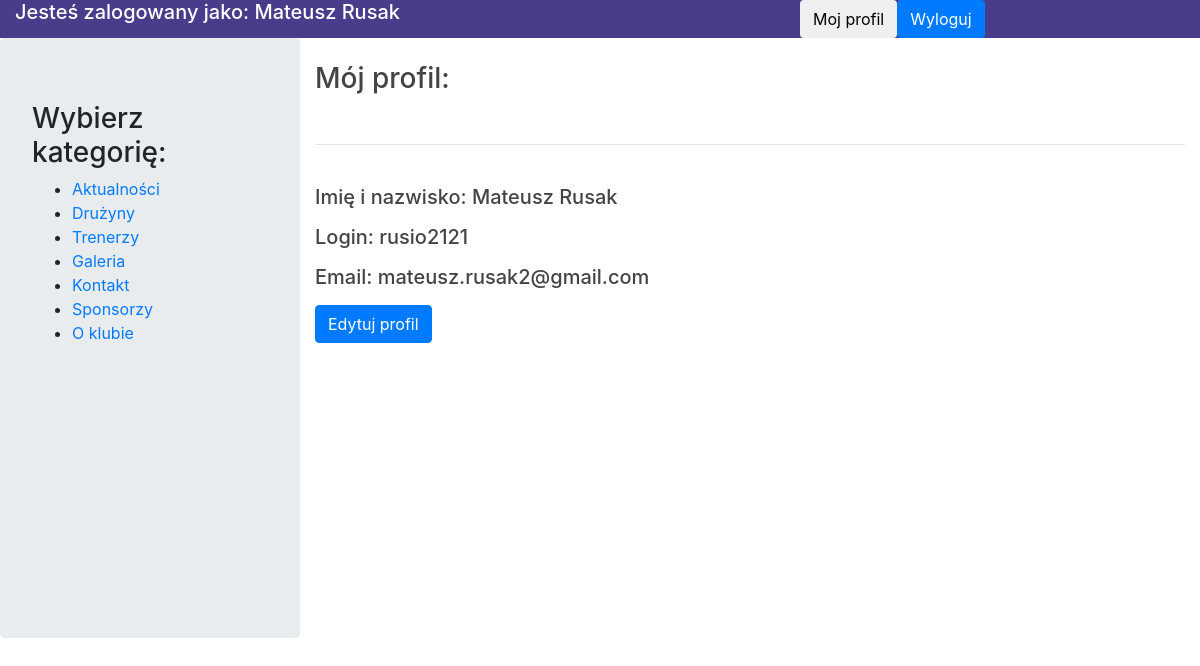
The page /admin/panel.php?strona=profil&id=4 (signed in) on the database as committed earlier.
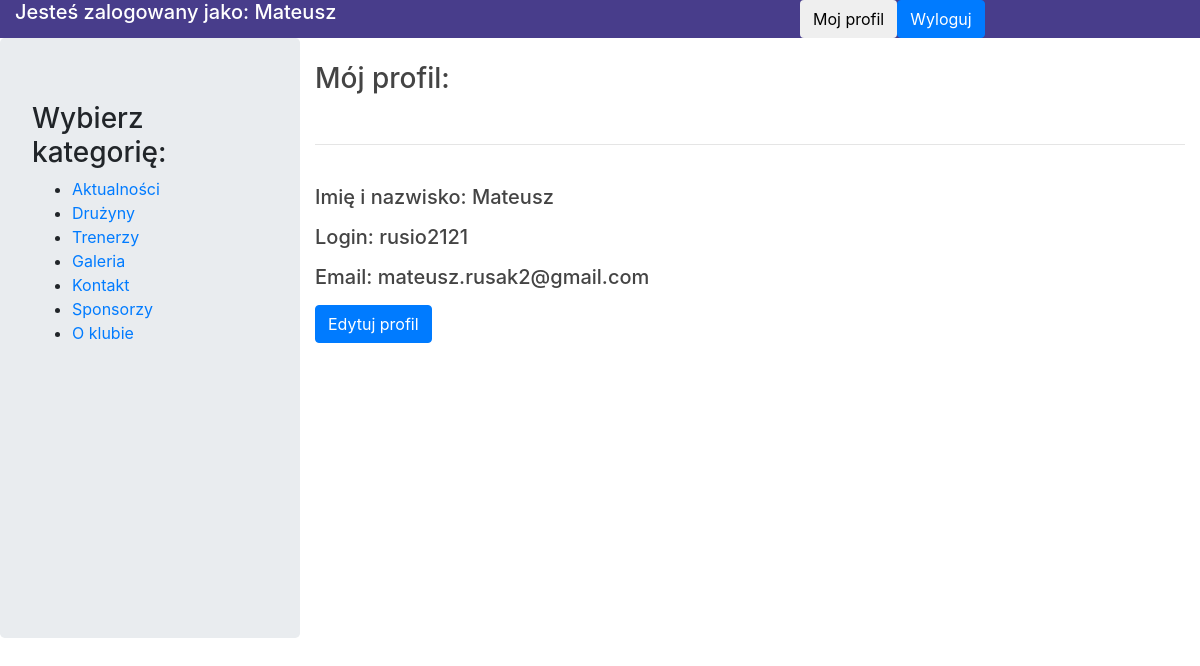
The same page on the database as committed later.
### tables this page shows
CREATE TABLE `users` (
  `id_user` int(11) NOT NULL,
  `login` text NOT NULL,
  `password` text NOT NULL,
  `name` text NOT NULL,
  `email` text NOT NULL
);

### admin/panel/view/profile.php (the view, shortened to what this page needs)
<?php
    require_once('../admin/scripts/connect.php');
    $con = mysqli_connect($host, $usr, $pass, $db);
    $id = $_GET['id'];
    $player = mysqli_fetch_assoc(mysqli_query($con, "SELECT login, name, email FROM users WHERE id_user='$id'"));
    echo '<br><h3>Mój profil:</h3><br><hr><br>
            <h5><p>Imię i nazwisko: '.$player['name'].'</p>
                <p>Login: '.$player['login'].'</p>
                <p>Email: '.$player['email'].'</p>
            </h5>
            <a href="/promnik/admin/panel.php?strona=edytujprofil&id='.$id.'">
                <button class="btn-primary btn">Edytuj profil</button>
            </a>';
?>

### admin/panel.php (shortened to what this page needs)
<!DOCTYPE html>
<html lang="pl">
<head>
    <link rel="stylesheet" href="/promnik/css/bootstrap.css">
    <link rel="stylesheet" href="../css/panel.css">
</head>
<body>
<?php
if(isset($_SESSION['log_status']) && $_SESSION['log_status'] === 1) {
    echo '<div id="container" class="container-fluid">
            <div id="baner" class="row">
                <h5 class="col-md-8">Jesteś zalogowany jako: '.$_SESSION['usr_name'].'</h5>
                <a href="../admin/panel.php?strona=profil&id='.$_SESSION['user_id'].'"><button class="btn" class="col-md-2">Moj profil</button></a>
                <a href="../admin/scripts/logout.php"><button class="btn-primary btn">Wyloguj</button></a>
            </div>
            <div class="row">
                <div id="left" class="col-md-3 jumbotron" style="height: 50vw">
                    <h3>Wybierz kategorię:</h3>
                    <ul>
                        <li><a href="../admin/panel.php?strona=aktualnosci">Aktualności</a></li>
                        <li><a href="../admin/panel.php?strona=teams">Drużyny</a></li>
                        <li><a href="../admin/panel.php?strona=trenerzy">Trenerzy</a></li>
                        <li><a href="../admin/panel.php?strona=galeria">Galeria</a></li>
                        <li><a href="../admin/panel.php?strona=kontakt">Kontakt</a></li>
                        <li><a href="../admin/panel.php?strona=sponsorzy">Sponsorzy</a></li>
                        <li><a href="../admin/panel.php?strona=o_klubie">O klubie</a></li>
                    </ul>
                </div>
                <div id="right" class="col-md-9">';
                    switch($_GET['strona']) {
                        case "profil":
                            require_once('../admin/panel/view/profile.php');
                            break;
                    }
                    echo '</div></div></div>';
}
else {
    echo 'Błąd logowania<br><a href="../admin/index.php">Powrót do strony logowania</a>';
}
?>
</body>
</html>

Rows that differ between the two databases and show on the page:
changed users "rusio2121": name "Mateusz Rusak" → "Mateusz"
Other text that changed with them:
$_SESSION['usr_name']: "Mateusz Rusak" → "Mateusz"
